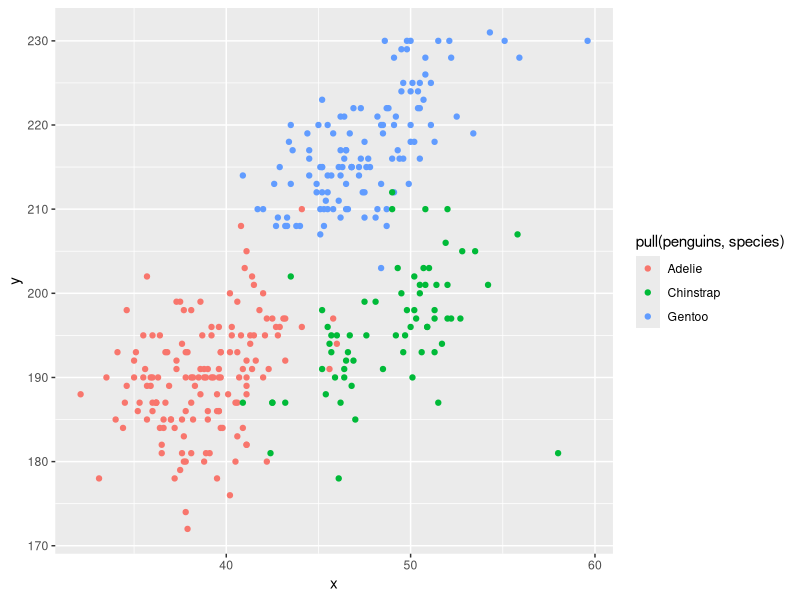

Here is the R script that generated this plot:
## ---- chunk 1
  library(tidyverse)
  problemone_df = tibble(
    vec_numeric = rnorm(10),
    #vec_positive = samp > 0,
    vec_logical = c(vec_numeric > 0),
    vec_char = c("a", "b", "c", "d", "e", "f", "g", "h", "i", "j"),
    vec_factor = factor(c("sad", "angry", "happy", "angry", "sad", "sad", "sad", "happy", "angry", "angry"))
)
## ---- chunk 2
  mean(pull(problemone_df, vec_numeric))
  mean(pull(problemone_df, vec_logical))
  mean(pull(problemone_df, vec_char))
  mean(pull(problemone_df, vec_factor))
## ---- chunk 3
  as.numeric(pull(problemone_df, vec_logical))*pull(problemone_df, vec_numeric)
  factor(pull(problemone_df, vec_logical))*pull(problemone_df, vec_numeric)
  as.numeric(factor(pull(problemone_df, vec_logical)))*pull(problemone_df, vec_numeric)
## ---- chunk 4
  data("penguins", package = "palmerpenguins")
## ---- chunk 5
  plot_penguins = tibble(
  x = pull(penguins, bill_length_mm),
  y = pull(penguins, flipper_length_mm)
)

ggplot(plot_penguins, aes(x = x, y = y, color = pull(penguins, species))) + geom_point()
